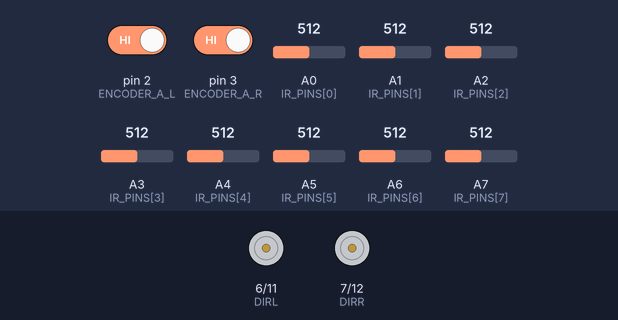
A sketch run on a simulated Arduino Nano, built with avr-gcc and run on an emulated ATmega328P. Shown: direction and speed pins drawn as motors (green arrow = direction pin HIGH = forward, orange = LOW = backward, longer = more drive). The inputs (shaded band) are chosen by the test bench; at power-on: A0 (IR_PINS[0]) = 512, pin 2 (ENCODER_A_L) HIGH, pin 3 (ENCODER_A_R) HIGH, A1 (IR_PINS[1]) = 512, A2 (IR_PINS[2]) = 512, A3 (IR_PINS[3]) = 512, A4 (IR_PINS[4]) = 512, A5 (IR_PINS[5]) = 512, A6 (IR_PINS[6]) = 512, A7 (IR_PINS[7]) = 512.

Above: at 1.2 s.
1.3 s: A0 (IR_PINS[0]) set to 413
2.8 s: A0 (IR_PINS[0]) set to 387
Timing chart, 0 to 8.5 s (numbered marks = the images above; inputs shaded):
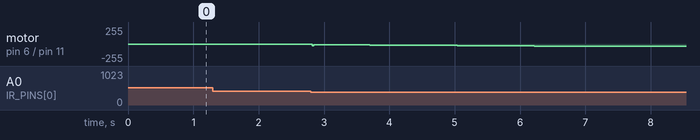

The sketch:

Vehicle_LAST_02.ino
```cpp
#include <MsTimer2.h>

// 硬件引脚定义
#define ENCODER_A_L  2   // 左编码器A相
#define ENCODER_B_L  4   // 左编码器B相
#define ENCODER_A_R  3   // 右编码器A相
#define ENCODER_B_R  5   // 右编码器B相
#define PWML        11   // 左电机PWM
#define PWMR        12   // 右电机PWM
#define DIRL        6    // 左电机方向
#define DIRR        7    // 右电机方向

// 系统参数
#define PERIOD          20      // 控制周期(ms)
#define WHEEL_RADIUS    5.0f    // 轮半径(cm)
#define WHEEL_BASE      2.0f    // 轮距(cm)
#define BLACK_THRESHOLD 400     // 黑线阈值
#define MAX_SPEED       16      // 最大线速度(cm/s)
#define TURN_SPEED      12      // 转向速度(cm/s)
#define SHARP_TURN_SPEED 6      // 急转速度(cm/s)

// 红外传感器引脚
const byte IR_PINS[8] = {A0, A1, A2, A3, A4, A5, A6, A7};

// 全局变量
volatile float TARGET_L = 0;      // 左轮目标速度(rad/s)
volatile float TARGET_R = 0;      // 右轮目标速度(rad/s)
volatile long encoderVal_L = 0;   // 左编码器计数
volatile long encoderVal_R = 0;   // 右编码器计数
volatile float velocity_L = 0;    // 左轮实际速度(rad/s)
volatile float velocity_R = 0;    // 右轮实际速度(rad/s)
byte irValues[8] = {0};           // 红外传感器状态(0/1)

// ================ 编码器中断处理 ================
void getEncoder_L() {
  encoderVal_L += (digitalRead(ENCODER_A_L) == digitalRead(ENCODER_B_L)) ? -1 : 1;
}

void getEncoder_R() {
  encoderVal_R += (digitalRead(ENCODER_A_R) == digitalRead(ENCODER_B_R)) ? -1 : 1;
}

// ================ 电机控制 ================
void setMotor(int pwmPin, int dirPin, float speed) {
  digitalWrite(dirPin, (speed > 0) ? HIGH : LOW);
  analogWrite(pwmPin, constrain(abs(speed), 0, 255));
}

void updateMotors() {
  // 计算实际速度(rad/s)
  static const float countsPerRev = 780.0f;
  static const float radPerCount = TWO_PI / countsPerRev;
  static const float timeFactor = 1000.0f / PERIOD;

  velocity_L = encoderVal_L * radPerCount * timeFactor;
  velocity_R = encoderVal_R * radPerCount * timeFactor;

  // 简单PID控制
  static float lastErr_L = 0, integral_L = 0;
  static float lastErr_R = 0, integral_R = 0;

  float err_L = TARGET_L - velocity_L;
  float err_R = TARGET_R - velocity_R;

  integral_L = constrain(integral_L + err_L, -255, 255);
  integral_R = constrain(integral_R + err_R, -255, 255);

  float output_L = 8*err_L + 0.1*integral_L + 15*(err_L - lastErr_L);
  float output_R = 8*err_R + 0.1*integral_R + 15*(err_R - lastErr_R);

  lastErr_L = err_L;
  lastErr_R = err_R;

  // 驱动电机
  setMotor(PWML, DIRL, output_L);
  setMotor(PWMR, DIRR, -output_R); // 右侧电机反向

  // 重置编码器
  encoderVal_L = encoderVal_R = 0;
}

// ================ 运动控制 ================
void setDifferentialDrive(float linear_vel, float angular_vel) {
  // 计算左右轮速度(rad/s)
  TARGET_L = (linear_vel - angular_vel * WHEEL_BASE/2) / WHEEL_RADIUS;
  TARGET_R = -(linear_vel + angular_vel * WHEEL_BASE/2) / WHEEL_RADIUS; // 右侧反向
}

// ================ 循迹逻辑 ================
void readIRSensors() {
  for (byte i = 0; i < 8; i++) {
    irValues[i] = (analogRead(IR_PINS[i]) > BLACK_THRESHOLD) ? 1 : 0;
  }
}

byte countBlackLines() {
  byte count = 0;
  for (byte i = 0; i < 8; i++) count += irValues[i];
  return count;
}

void lineFollowing() {
  readIRSensors();
  byte blackCount = countBlackLines();

  // 状态机处理不同情况
  switch(blackCount) {
    case 0: // 完全脱线(保持上次动作)
      break;

    case 1: // 单侧轻微偏离
      if (irValues[0]) setDifferentialDrive(10, -14); // 极右偏
      else if (irValues[7]) setDifferentialDrive(10, 14); // 极左偏
      break;

    case 2: // 正常循迹状态
      if (irValues[0] || irValues[1]) setDifferentialDrive(TURN_SPEED, -6); // 右转
      else if (irValues[6] || irValues[7]) setDifferentialDrive(TURN_SPEED, 6); // 左转
      else if (irValues[3] || irValues[4]) setDifferentialDrive(MAX_SPEED, 0); // 直行
      else setDifferentialDrive(10, 0); // 默认直行
      break;

    case 3: case 4: // 中等偏离
      if (irValues[0] || irValues[1] || irValues[2])
        setDifferentialDrive(TURN_SPEED, -12); // 强制右转
      else if (irValues[5] || irValues[6] || irValues[7])
        setDifferentialDrive(TURN_SPEED, 12); // 强制左转
      else
        setDifferentialDrive(10, 0); // 直行
      break;

    case 5: case 6: // 严重偏离
      if (!irValues[6] && !irValues[7])
        setDifferentialDrive(SHARP_TURN_SPEED, -12); // 急右转
      else if (!irValues[0] && !irValues[1])
        setDifferentialDrive(SHARP_TURN_SPEED, 12); // 急左转
      break;

    case 7: // 即将完全脱线
      if (!irValues[7]) setDifferentialDrive(6, -12); // 急右转
      else if (!irValues[0]) setDifferentialDrive(6, 12); // 急左转
      break;

    case 8: // 检测到终点
      setDifferentialDrive(0, 0);
      break;
  }
}

// ================ 主程序 ================
void setup() {
  // 初始化电机控制引脚
  pinMode(PWML, OUTPUT); pinMode(DIRL, OUTPUT);
  pinMode(PWMR, OUTPUT); pinMode(DIRR, OUTPUT);

  // 初始化编码器引脚
  pinMode(ENCODER_A_L, INPUT); pinMode(ENCODER_B_L, INPUT);
  pinMode(ENCODER_A_R, INPUT); pinMode(ENCODER_B_R, INPUT);
  attachInterrupt(digitalPinToInterrupt(ENCODER_A_L), getEncoder_L, CHANGE);
  attachInterrupt(digitalPinToInterrupt(ENCODER_A_R), getEncoder_R, CHANGE);

  // 初始化红外传感器
  for (byte i = 0; i < 8; i++) pinMode(IR_PINS[i], INPUT);

  // 设置定时中断
  MsTimer2::set(PERIOD, updateMotors);
  MsTimer2::start();

  // 初始速度
  setDifferentialDrive(10, 0);
}

void loop() {
  lineFollowing();

  // 调试输出
  static unsigned long lastPrint = 0;
  if (millis() - lastPrint > 100) {
    Serial.print("L:"); Serial.print(velocity_L);
    Serial.print(" R:"); Serial.println(velocity_R);
    lastPrint = millis();
  }

  delay(5);
}
```

Measured:
- after the input at 1.3 s, every drawn part: stays the same
